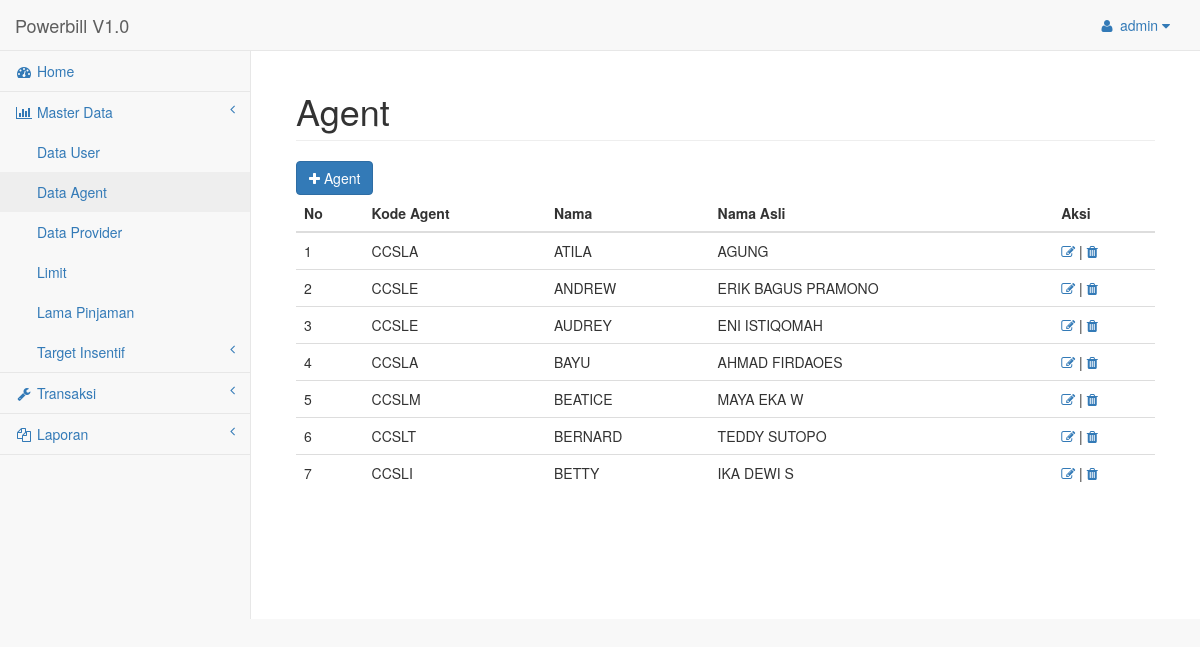
The app's page /admin.php?mod=agent (signed in) with its own data.
### tables this page shows
CREATE TABLE `agent` (
  `IdAgent` int(5) NOT NULL AUTO_INCREMENT,
  `KdAgent` varchar(5) DEFAULT NULL,
  `Agent` varchar(15) DEFAULT NULL,
  `NamaAsli` varchar(50) DEFAULT NULL,
  PRIMARY KEY (`IdAgent`)
);

### mod/agent.php (the view, shortened to what this page needs)
<div class="row">
    <div class="col-lg-12">
        <h1 class="page-header">Agent</h1>
    </div>
</div>
<div class="row">
	<div class="col-lg-12">
	<a class="btn btn-primary" href="admin.php?mod=agent-add"><span class='fa fa-plus'></span> Agent</a>
		<table class="table table-resnponsive">
			<thead>
				<tr>
					<th>No</th>
					<th>Kode Agent</th>
					<th>Nama</th>
					<th>Nama Asli</th>
					<th>Aksi</th>
				</tr>
			</thead>
			<tbody>
				<?php
					$sql = "SELECT * FROM agent";
					$qry = mysql_query($sql);
					$rows = mysql_num_rows($qry);
					$no = 1;
					if($rows !=0){
					while($data=mysql_fetch_array($qry)){
				?>
				<tr>
					<td><?=$no;?></td>
					<td><?=$data['KdAgent'];?></td>
					<td><?=$data['Agent'];?></td>
					<td><?=$data['NamaAsli'];?></td>
					<td><a href="admin.php?mod=agent-update&id=<?=$data['IdAgent']?>"><i class="fa fa-edit"></i></a> | <a href="admin.php?mod=agent-proccess&act=del&id=<?=$data['IdAgent']?>" onclick="javascript: return confirm('Anda yakin hapus ?')"><i class="fa fa-trash"></i></a></td>
				</tr>
				<?php
				$no++;
					}
				}else{
					?>
					<tr>
						<td colspan="4" style="text-align:center;">Data Kosong</td>
					</tr>
					<?php
				}
				?>
			</tbody>
		</table>
	</div>
</div>

### admin.php (shortened to what this page needs)
<?php
if(empty($_SESSION['uname']) || empty($_SESSION['pass'])){
header('location:index.php');
}else{
include_once "template/main-template.php";
}
?>

### template/header.php (shortened to what this page needs)
<!DOCTYPE html>
<html lang="en">
<head>
    <link href="assets/css/bootstrap.min.css" rel="stylesheet">
    <link href="assets/css/metisMenu.min.css" rel="stylesheet">
    <link href="assets/css/sb-admin-2.css" rel="stylesheet">
    <link href="assets/font-awesome/css/font-awesome.min.css" rel="stylesheet" type="text/css">
</head>
<body>
    <div id="wrapper">
        <nav class="navbar navbar-default navbar-static-top" role="navigation" style="margin-bottom: 0">
            <div class="navbar-header">
                <a class="navbar-brand" href="admin.php">Powerbill V1.0</a>
            </div>
            <ul class="nav navbar-top-links navbar-right">
                <li class="dropdown">
                    <a class="dropdown-toggle" data-toggle="dropdown" href="#">
                        <i class="fa fa-user fa-fw"></i> <?php echo $_SESSION['uname']; ?> <i class="fa fa-caret-down"></i>
                    </a>
                </li>
            </ul>

### template/sidebar.php (shortened to what this page needs)
<div class="navbar-default sidebar" role="navigation">
    <div class="sidebar-nav navbar-collapse">
        <ul class="nav" id="side-menu">
            <li>
                <a href="admin.php"><i class="fa fa-dashboard fa-fw"></i> Home</a>
            </li>
            <li>
                <a href="#"><i class="fa fa-bar-chart-o fa-fw"></i> Master Data<span class="fa arrow"></span></a>
                <ul class="nav nav-second-level">
                    <li>
                        <a href="admin.php?mod=user">Data User</a>
                    </li>
                    <li>
                        <a href="admin.php?mod=agent">Data Agent</a>
                    </li>
                    <li>
                        <a href="admin.php?mod=provider">Data Provider</a>
                    </li>
                    <li>
                        <a href="admin.php?mod=limit">Limit</a>
                    </li>
                    <li>
                        <a href="admin.php?mod=lama-pinjaman">Lama Pinjaman</a>
                    </li>
                    <li>
                        <a href="#">Target Insentif <span class="fa arrow"></span></a>
                    </li>
                </ul>
            </li>
            <li>
                <a href="#"><i class="fa fa-wrench fa-fw"></i> Transaksi<span class="fa arrow"></span></a>
            </li>
            <li>
                <a href="#"><i class="fa fa-files-o fa-fw"></i> Laporan<span class="fa arrow"></span></a>
            </li>
        </ul>
    </div>
</div>

### template/main-template.php (shortened to what this page needs)
<?php include_once "header.php"; ?>
<?php include_once "sidebar.php"; ?>
</nav>
        <div id="page-wrapper">
            <div class="container-fluid">
                <?php include_once "content.php"; ?>
            </div>
        </div>
    </div>
</body>
</html>

### template/content.php
<?php
$mod=htmlentities(@$_GET['mod']);
$halaman="mod/$mod.php";
if(!file_exists($halaman) || empty($mod)){
	include "mod/home.php";
}else{
	include "$halaman";
}
?>

### assets/css/sb-admin-2.css (style rules this page uses)
body { background-color: #f8f8f8; }
#wrapper { width: 100%; }
#page-wrapper { padding: 0 15px; min-height: 568px; background-color: white; }
@media (min-width: 768px) { #page-wrapper { position: inherit; margin: 0 0 0 250px; padding: 0 30px; border-left: 1px solid #e7e7e7; } }
.navbar-top-links { margin-right: 0; }
.navbar-top-links li { display: inline-block; }
.navbar-top-links li:last-child { margin-right: 15px; }
.navbar-top-links li a { padding: 15px; min-height: 50px; }
.sidebar .sidebar-nav.navbar-collapse { padding-left: 0; padding-right: 0; }
.sidebar ul li { border-bottom: 1px solid #e7e7e7; }
.sidebar ul li a.active { background-color: #eeeeee; }
.sidebar .arrow { float: right; }
.sidebar .fa.arrow:before { content: "\f104"; }
.sidebar .nav-second-level li, .sidebar .nav-third-level li { border-bottom: none !important; }
.sidebar .nav-second-level li a { padding-left: 37px; }
@media (min-width: 768px) { .sidebar { z-index: 1; position: absolute; width: 250px; margin-top: 51px; } }

### records on screen
agent: KdAgent "CCSLA", Agent "ATILA", NamaAsli "AGUNG"
agent: KdAgent "CCSLE", Agent "ANDREW", NamaAsli "ERIK BAGUS PRAMONO"
agent: KdAgent "CCSLE", Agent "AUDREY", NamaAsli "ENI ISTIQOMAH"
agent: KdAgent "CCSLA", Agent "BAYU", NamaAsli "AHMAD FIRDAOES"
agent: KdAgent "CCSLM", Agent "BEATICE", NamaAsli "MAYA EKA W"
agent: KdAgent "CCSLT", Agent "BERNARD", NamaAsli "TEDDY SUTOPO"
agent: KdAgent "CCSLI", Agent "BETTY", NamaAsli "IKA DEWI S"

### other values on screen
$_SESSION['uname'] "admin"
